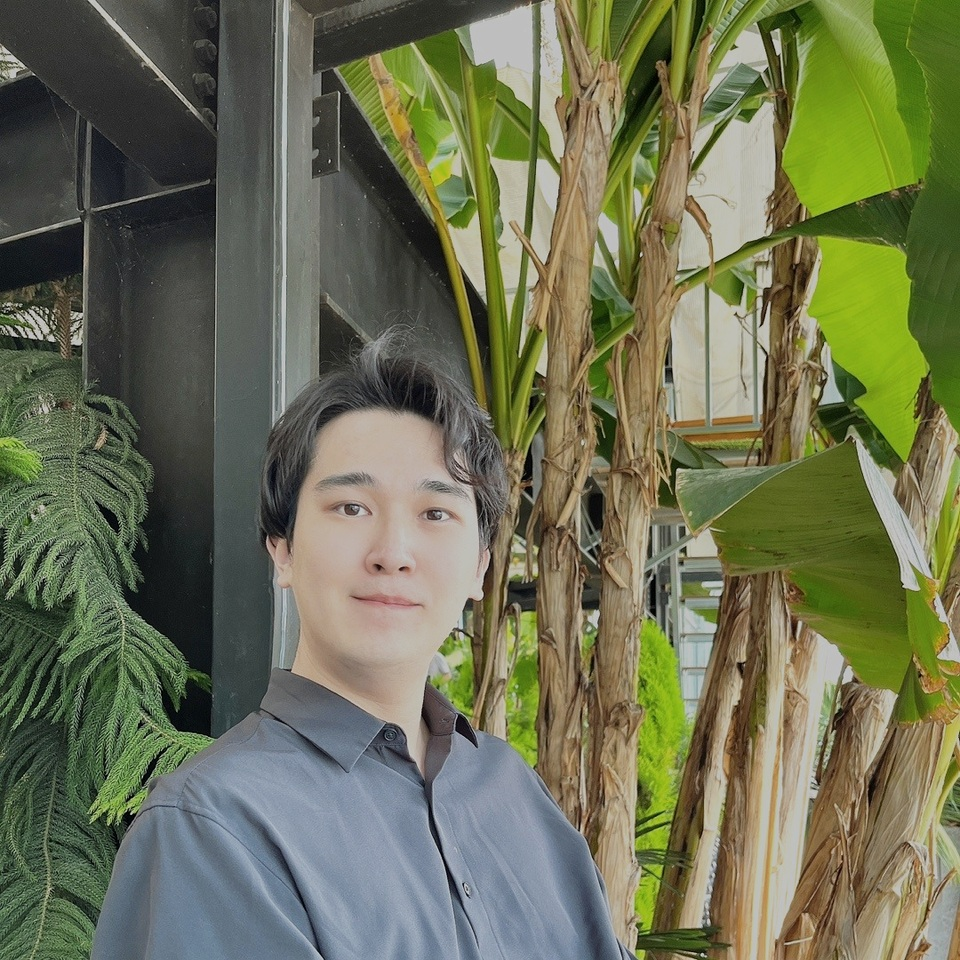
#> input picture assets/profile/derived/_preopt/profile-card.jpg, 960 x 960 px
$ python retouch_profile_v2.py
#> lines starting #> are read from the running program, lines starting #| are printed output that depends on the picture
#!/usr/bin/env python3
from pathlib import Path
from PIL import Image, ImageEnhance, ImageFilter, ImageOps, ImageDraw
ROOT = Path(__file__).resolve().parents[1]
SRC = ROOT / 'assets/profile/derived/_preopt'
DST = ROOT / 'assets/profile/derived'

# keep hero/contact from v1; regenerate profile-card from preopt with a gentler, darker, less-green pass
name='profile-card.jpg'
img = ImageOps.exif_transpose(Image.open(SRC/name)).convert('RGB')
#> img is the input picture: PIL image 960x960 RGB; mean R, G, B 109, 112.7, 84.5
img = ImageEnhance.Brightness(img).enhance(0.90)
img = ImageEnhance.Contrast(img).enhance(1.04)
img = ImageEnhance.Color(img).enhance(0.76)
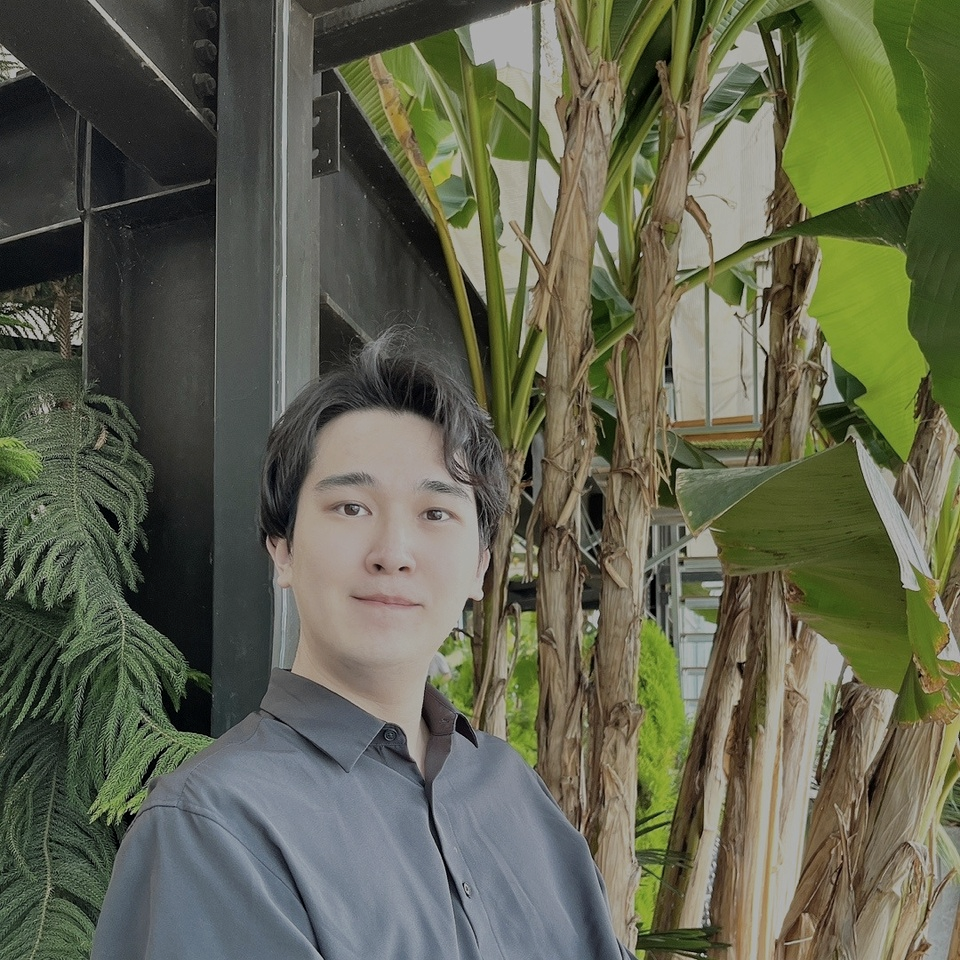
#> img: PIL image 960x960 RGB; mean R, G, B 96.6, 99.2, 79.1
img = img.filter(ImageFilter.UnsharpMask(radius=0.8, percent=55, threshold=4))
img.save(DST/name, 'JPEG', quality=92, optimize=True, progressive=True)

# make a focused profile comparison: before / v1 backup? / v2 current
thumb_w=300
imgs=[]
labels=[]
for label,path in [('BEFORE',SRC/name),('AFTER v2',DST/name)]:
    im=Image.open(path).convert('RGB')
    w,h=im.size
#> w = 960; h = 960
    im=im.resize((thumb_w,int(h*thumb_w/w)),Image.Resampling.LANCZOS)
    imgs.append(im); labels.append(label)
h=max(im.height for im in imgs)+40
#> h = 340
sheet=Image.new('RGB',(thumb_w*2+18,h),(16,16,16))
#> sheet: PIL image 618x340 RGB; every value is 16
d=ImageDraw.Draw(sheet)
x=0
for im,label in zip(imgs,labels):
    sheet.paste(im,(x,40)); d.text((x+8,10),label,fill=(235,235,235)); x+=thumb_w+18
#> this loop made 2 passes
#> (label, x) on passes 1 to 2: ('BEFORE', 318), ('AFTER v2', 636)
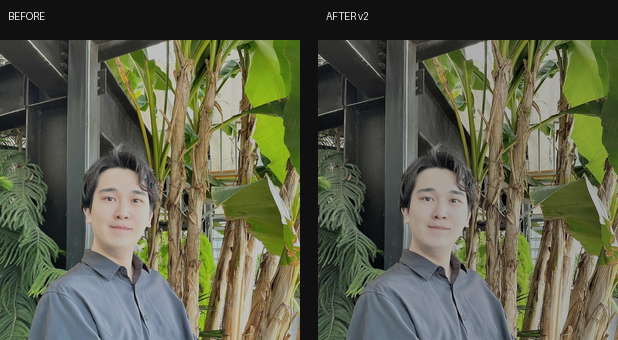
#> sheet: PIL image 618x340 RGB; mean R, G, B 90.6, 93.3, 72.6
#> after the loop, x = 636
sheet.save(DST/'_profile_retouch_v2.jpg','JPEG',quality=92,optimize=True)
print('wrote profile v2 and comparison')
